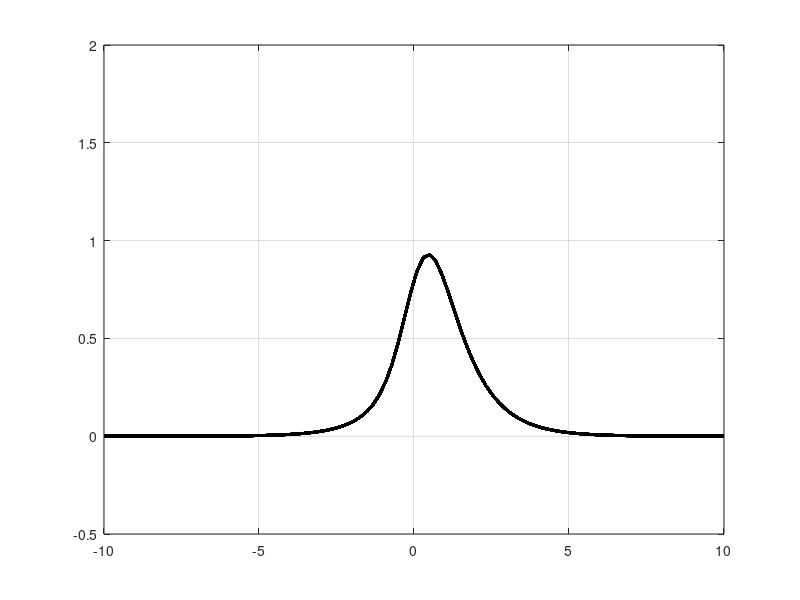
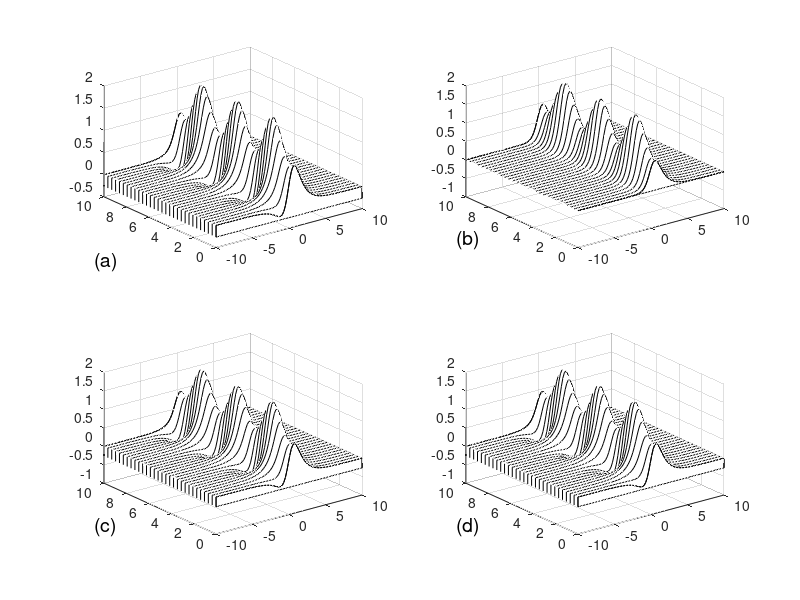
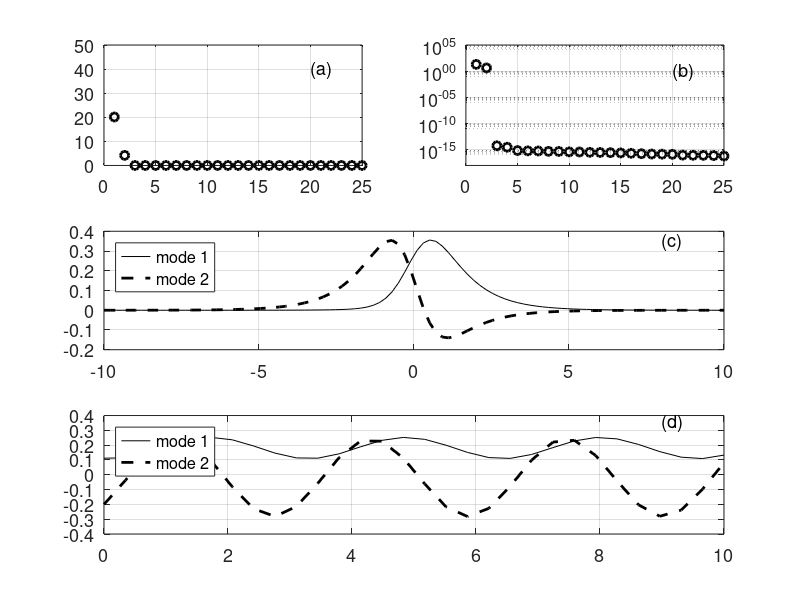
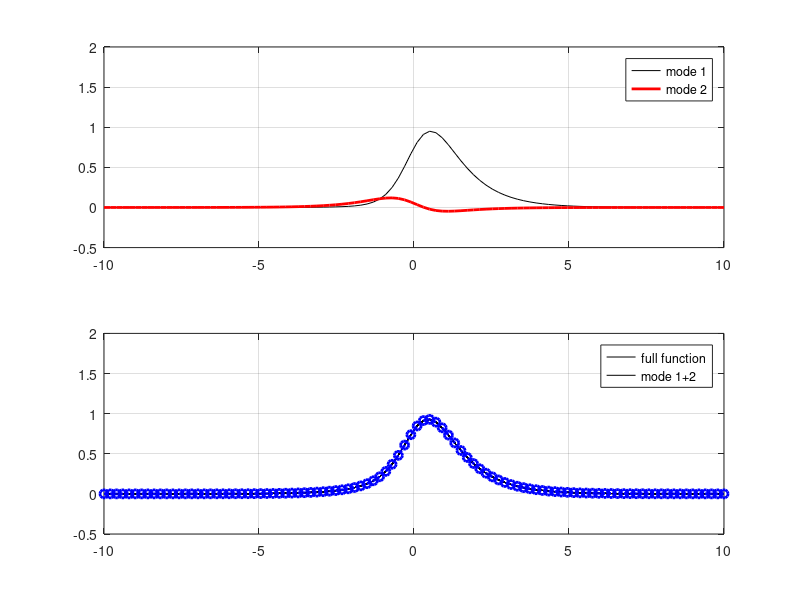

The MATLAB source for these figures, in order:
%% Example 2 from Kutz, 15.5
clear all   % remove all variables from the workspace
clc         % clear command window
clf         % clear figure

x = linspace(-10,10,100);
t = linspace(0,10,30);

[X T] = meshgrid(x,t);

f0 = @(X,T) sech(X).*(1 - 0.5*cos(2*T)) + (sech(X).*tanh(X)).*(1 - 0.5*sin(2*T));

iimax = length(t);

figure(1)

for ii = 1:iimax 
plot(x,f0(X,T(ii)),'k','Linewidth',2)
axis([-10 10 -0.5 2 ])
grid on
pause(0.1)

end

%pause

f = sech(X).*(1 - 0.5*cos(2*T)) + (sech(X).*tanh(X)).*(1 - 0.5*sin(2*T));

figure(2)
subplot(2,2,1), waterfall(X,T,f), colormap([0 0 0]) 

[u, s, v] = svd(f');

for j=1:3
    ff = u(:,1:j)*s(1:j,1:j)*v(:,1:j)'; %modal projections
    subplot(2,2,j+1)
    waterfall(X,T,ff'), colormap([0 0 0])
    set(gca,'Zlim',[-1 2])
end

subplot(2,2,1), text(-19, 5, -1, '(a)','FontSize',14)
subplot(2,2,2), text(-19, 5, -1, '(b)','FontSize',14)
subplot(2,2,3), text(-19, 5, -1, '(c)','FontSize',14)
subplot(2,2,4), text(-19, 5, -1, '(d)','FontSize',14)

figure(3)

sig = diag(s);
subplot(3,2,1), plot(sig,'ko','Linewidth',2)
axis([0 25 0 50])
set(gca,'Fontsize',13,'Xtick',[0:5:25])
text(20,40,'(a)','Fontsize',13)
grid on

subplot(3,2,2), semilogy(sig,'ko','Linewidth',2)
axis([0 25 10^-(18) 10^5])
set(gca,'Fontsize',13,'Xtick',0:5:25,'Ytick', 10.^(-15:5:5));
text(20,10^0,'(b)','Fontsize',13)
grid on

energy1 = sig(1)/sum(sig)
energy2 = sum(sig(1:2))/sum(sig)

subplot(3,1,2) %spatial modes
plot(x,u(:,1),'k',x,u(:,2),'k--','Linewidth',2)
set(gca,'Fontsize',13)
legend('mode 1','mode 2','Location','NorthWest')
text(8, 0.35, '(c)', 'Fontsize',13)
grid on

subplot(3,1,3) %time evolution
plot(t,v(:,1),'k',t,v(:,2),'k--','Linewidth',2)
set(gca,'Fontsize',13)
legend('mode 1','mode 2','Location','NorthWest')
text(9, 0.35, '(d)', 'Fontsize',13)
grid on

pause

figure(4) %dynamics of modes 1 and 2 separately

for ii = 1:iimax 
ff1 = u(:,1)*s(1,1)*v(ii,1)'; % the mode 1 at time ii 
ff2 = u(:,2)*s(2,2)*v(ii,2)'; % the mode 2 at time ii 

subplot(2,1,1), plot(x,ff1,'k',x,ff2,'r','Linewidth',2)
axis([-10 10 -0.5 2 ])
grid on
legend('mode 1','mode 2')

subplot(2,1,2), plot(x,f0(X,T(ii)),'k-',x,ff1+ff2,'b:o','Linewidth',2)
axis([-10 10 -0.5 2 ])
legend('full function','mode 1+2')
grid on

pause(0.1)


end





